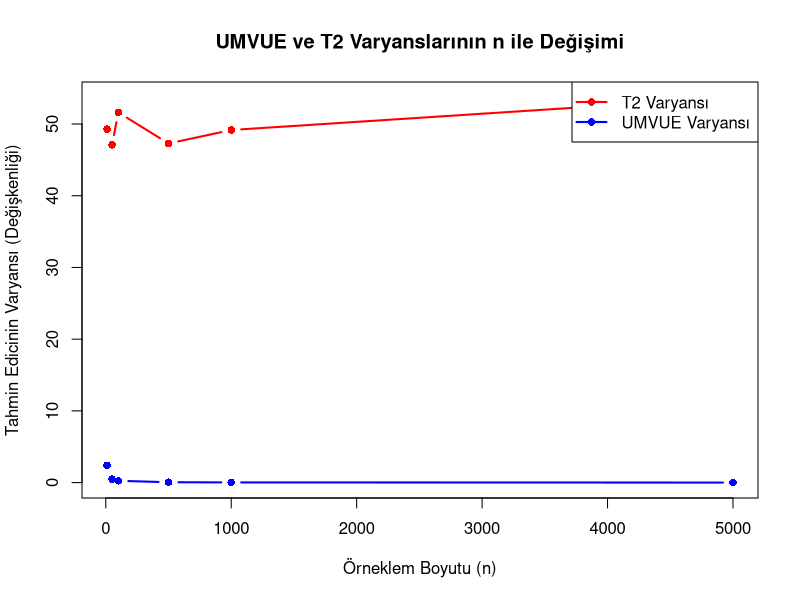

Write R code to recreate this figure.
# Gerekli parametreler
theta <- 5
n_degerleri <- c(10, 50, 100, 500, 1000, 5000) 
tkr <- 1000 # Değişkenliği ölçmek için her n değerini 1000 kere simüle edeceğiz

#varyansları saklayacağımız boş vektörler
varyans_UMVUE <- numeric(length(n_degerleri))
varyans_T2 <- numeric(length(n_degerleri))

cat("===================================================\n")
cat("      TAHMİN EDİCİLERİN SİMÜLASYON SONUÇLARI       \n")
cat("===================================================\n")

for (i in 1:length(n_degerleri)) {
  
  n <- n_degerleri[i]
  
  # Her 'n' için 1000 tekrarlık sonuçları tutacak geçici vektörler
  orneklem_UMVUE <- numeric(tkr)
  orneklem_T2 <- numeric(tkr)
  
  # İç döngü: n boyutunda örneklemi 'tkr' kere çekiyoruz
  for (j in 1:tkr) {
    u <- runif(n)
    veri <- -theta * log(1-u) # Üstel dağılım ters dönüşüm
    
    orneklem_UMVUE[j] <- mean(veri)
    orneklem_T2[j] <- veri[1] - veri[2] + mean(veri)
  }

  # 1000 simülasyonun istatistiklerini hesaplıyoruz
  ort_UMVUE <- mean(orneklem_UMVUE)
  var_UMVUE <- var(orneklem_UMVUE)
  
  ort_T2 <- mean(orneklem_T2)
  var_T2 <- var(orneklem_T2)
  
  #varyansları kaydediyoruz
  varyans_UMVUE[i] <- var_UMVUE
  varyans_T2[i] <- var_T2
  
  # consol çıktıları (cat)
  cat(sprintf("\n--- n = %d İçin Örneklem Sonuçları ---\n", n))
  cat("UMVUE Ortalaması     : ", ort_UMVUE, "\n")
  cat("T2 Ortalaması        : ", ort_T2, "\n")
  cat("UMVUE Varyansı       : ", var_UMVUE, "\n")
  cat("T2 Varyansı          : ", var_T2, "\n")

}
# ---------------------------------------------------------
# ÇİZGİ GRAFİĞİ (LINE PLOT) OLUŞTURMA
# ---------------------------------------------------------

# n değerlerine karşı Tahmin Edicilerin Varyanslarının grafiği
plot(n_degerleri, varyans_T2, type="b", col="red", lwd=2, pch=16,
     ylim=c(0, max(varyans_T2)), # Y eksenini T2'nin en yüksek varyansına göre ayarla
     xlab="Örneklem Boyutu (n)", 
     ylab="Tahmin Edicinin Varyansı (Değişkenliği)",
     main="UMVUE ve T2 Varyanslarının n ile Değişimi")

# UMVUE varyans çizgisini aynı grafiğe ekle
lines(n_degerleri, varyans_UMVUE, type="b", col="blue", lwd=2, pch=16)

# Hangi çizginin ne olduğunu gösteren bilgi kutusu (Legend)
legend("topright", legend=c("T2 Varyansı", "UMVUE Varyansı"), 
       col=c("red", "blue"), lwd=2, pch=16)
